Frame 1 (no input): blank canvas, image omitted
Frame 60 (no input): blank canvas, image omitted
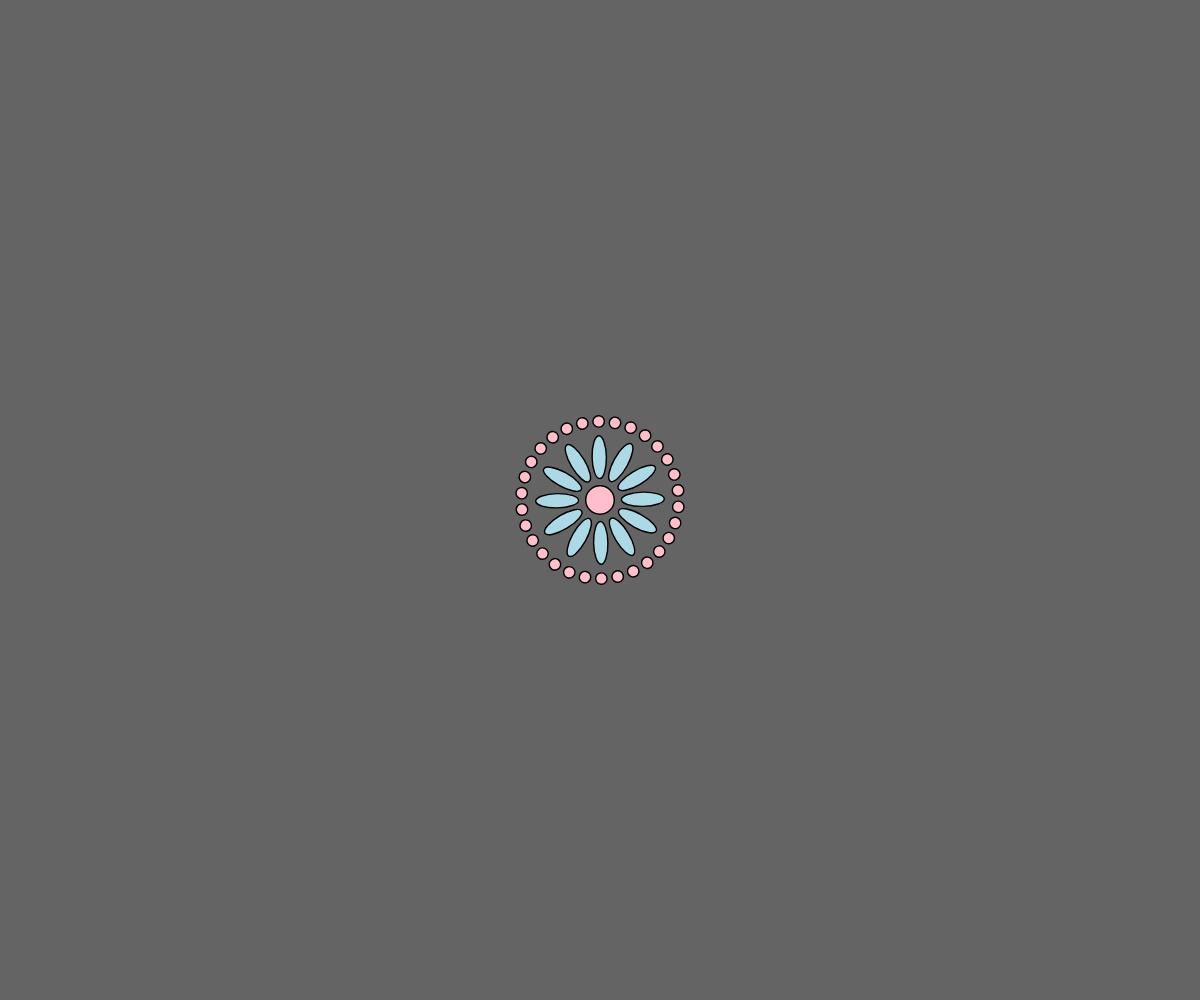
Frame 120 (the mouse pressed at the canvas centre since frame 60)

The p5.js sketch whose frames 1 and 60 were blank and that drew this single picture after the mouse press (run headless with seeded random() and noise() and a simulated clock; from frame 60 on, the mouse is pressed at the canvas centre):

// p5.js sketch
// ── sketch.js
let angle = 0;
let clickX = [];
let clickY = [];
let size = [];

function setup() {
	createCanvas(windowWidth, windowHeight);
}

function draw() {
	background(100);
	for (let number = 0; number < clickX.length; number++) {
		flower(clickX[number], clickY[number], size[number]);
	}
	turn();
}

function mousePressed() {
	size.push(random(2));
	clickX.push(mouseX);
	clickY.push(mouseY);
}

function keyPressed() {
	if (keyCode === 8) {
		clickX.pop();
		clickY.pop();
	}
}

function flower(sleva, sverhu, razmer) {
	push();
	translate(sleva, sverhu);
	scale(razmer);
	fill("pink");
	ellipse(0, 0, 20, 20); // центр
	rotate(radians(angle));
	for (let krugi = 0; krugi < 12; krugi++) {
		fill("lightblue");
		rotate(radians(30));
		ellipse(0, 30, 10, 30);
	}
	for (let krugi = 0; krugi < 30; krugi++) {
		fill("pink");
		rotate(radians(12));
		ellipse(0, 55, 8, 8);
	}
	pop();
}



function turn() {
	if (angle === 360) {
		angle = 1;
	} else {
		angle = angle + 1;
	}
}
